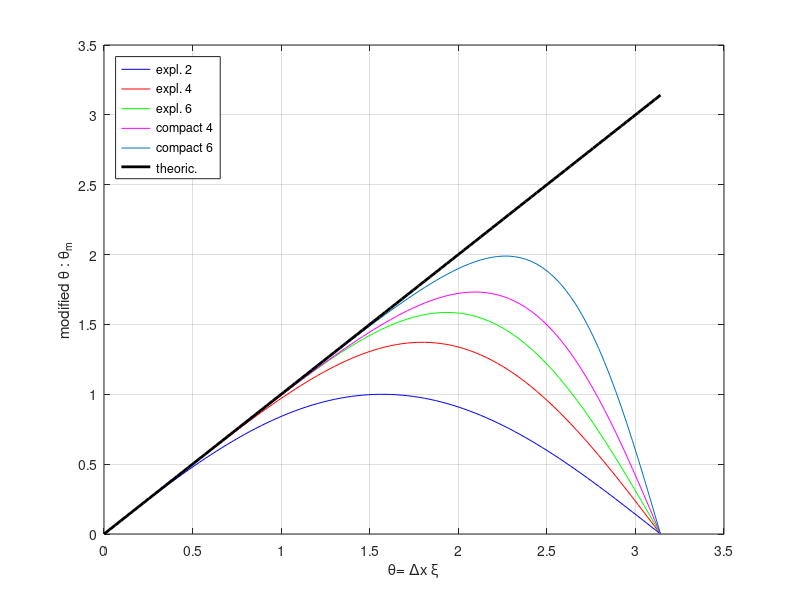

Source code (MATLAB):
clc; clear all; close all;

teta=linspace(0,pi,100);
se2=sin(teta);
se4=(4/3)*sin(teta)-(1/3)*sin(2*teta)/2;
se6=3/2*sin(teta)-3/5*sin(2*teta)/2+1/10*sin(3*teta)/3;
sc4=sin(teta)./(2/3+2*(1/6*cos(teta)));
sc6=(14/9*sin(teta)+1/18*sin(2*teta))./(1+(2/3)*cos(teta));

figure(1)
plot(teta,se2,'b-',teta,se4,'r-',teta,se6,'g-',teta,sc4,'m-',teta,sc6,'-',teta,teta,'k-','Linewidth',2)
legend('expl. 2','expl. 4','expl. 6','compact 4','compact 6','theoric.','Location','northwest')
xlabel('\theta= \Deltax \xi')
ylabel('modified \theta : \theta_m')
grid on
